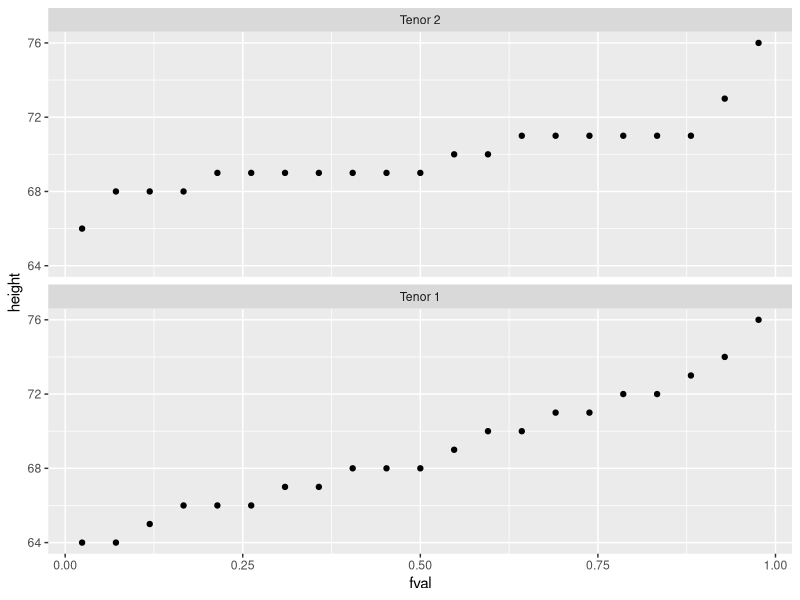
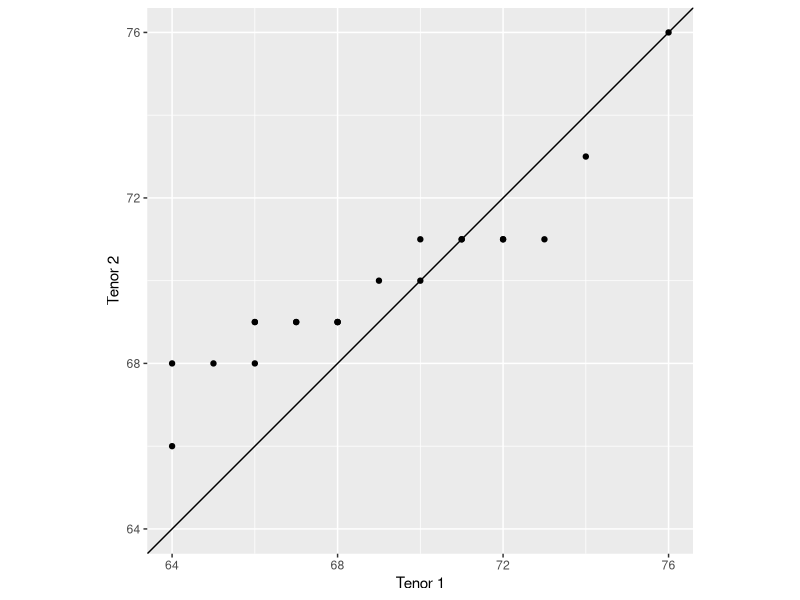
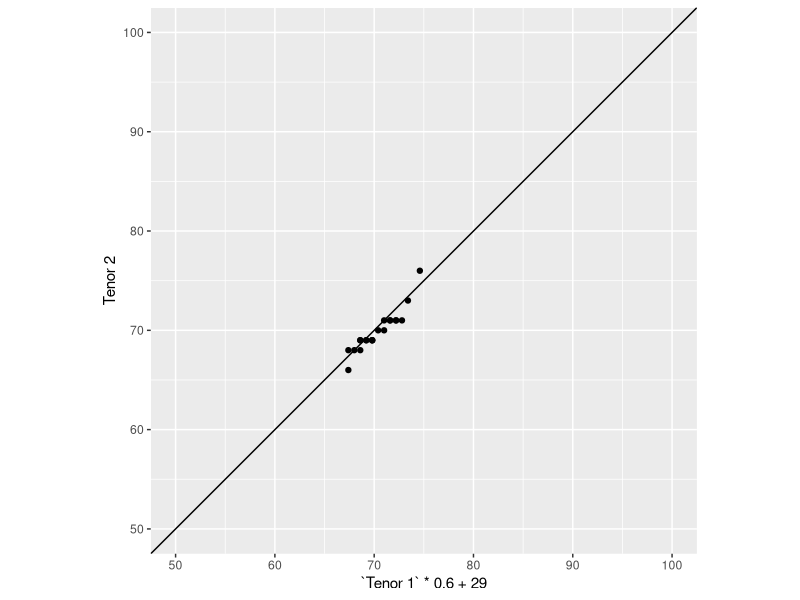
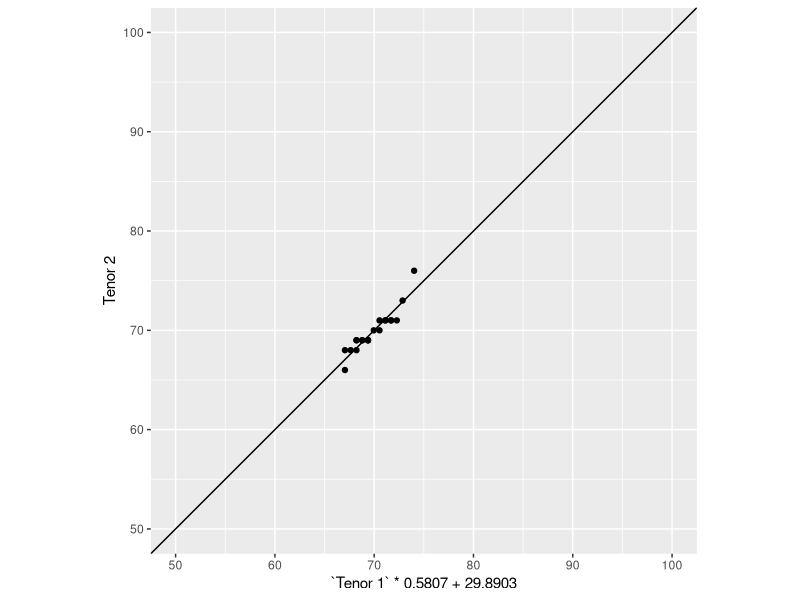
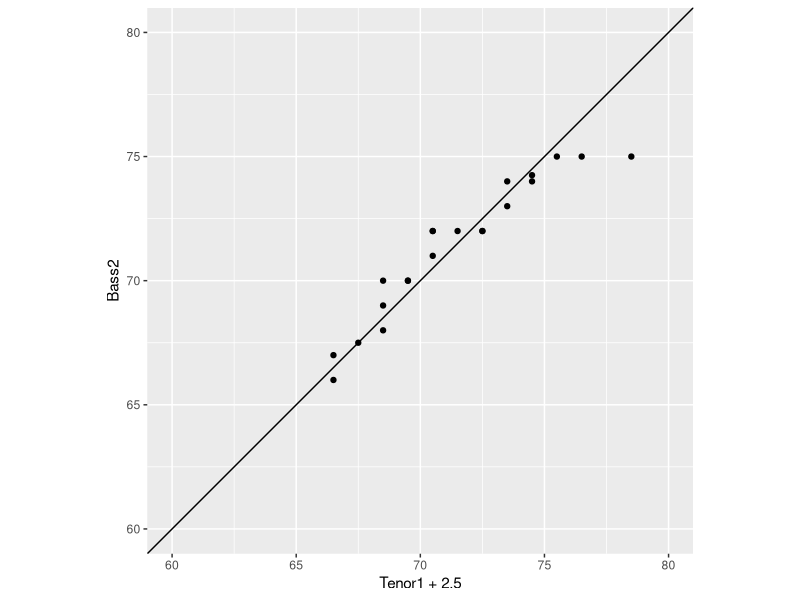

Reproduce these figures in R, in order.
library(dplyr)
library(ggplot2)
library(tidyr)

# Load data
df  <- lattice::singer  # The lattice package should already be in the system library

# Compute f-values
df2 <- df %>% 
  filter(voice.part %in% c("Tenor 1", "Tenor 2")) %>% 
  mutate(voice.part = droplevels(voice.part)) %>% 
  group_by(voice.part) %>% 
  arrange(height) %>% 
  mutate(fval = (row_number() - 0.5) / n() )

ggplot(df2, aes(x=fval, y=height)) + geom_point() + 
  facet_wrap(~voice.part, ncol=1) 

# A better approach is to map to a common variable: the f-value
# We can spread by voice.part and height because both
# voice parts share the same f-value. If they didn't, we would
# get an error message.
df3 <- pivot_wider(df2, names_from =  voice.part , values_from =  height)

xylim <- range(df2$height)
ggplot(df3, aes(x = `Tenor 1`, y = `Tenor 2`)) + geom_point() +
  geom_abline(intercept = 0, slope = 1) + 
  ylim(xylim) + xlim(xylim) + 
  coord_fixed(ratio = 1)


# If offset to line additive or subtraction depending on way.
# When dots are at an angle we have a multiplicative relationship.
# Can have a mixture of the two like we have here

# We can try and manipulate values to fit the 45 degree line
# How does Tenor 2 compare to Tenor 1
xylim <- range(50, 100)
ggplot(df3, aes(x = `Tenor 1` * 0.6 + 29, y = `Tenor 2`)) + geom_point() +
  geom_abline(intercept = 0, slope = 1) + 
  ylim(xylim) + xlim(xylim) + 
  coord_fixed(ratio = 1)


lm(`Tenor 2` ~ `Tenor 1`, df3)

xylim <- range(50, 100)
ggplot(df3, aes(x = `Tenor 1` * 0.5807 + 29.8903, y = `Tenor 2`)) + geom_point() +
  geom_abline(intercept = 0, slope = 1) + 
  ylim(xylim) + xlim(xylim) + 
  coord_fixed(ratio = 1)

# This worked well because we have same number of observations.


## What if the number of observations do not match? 


df4 <- df %>% 
  filter(voice.part %in% c("Tenor 1", "Bass 2")) %>% 
  droplevels() 

# Base qq plot
tenor1 <- df4 %>% filter(voice.part == "Tenor 1") %>% pull(height)
base2 <- df4 %>% filter(voice.part == "Bass 2") %>% pull(height)
qq.out <- as.data.frame(qqplot(x = tenor1, y = base2, plot.it = FALSE))
names(qq.out) <- c("Tenor1","Bass2")


xylim <- range(60, 80)
ggplot(qq.out, aes(x = Tenor1 + 2.5 , y = Bass2)) + geom_point() +
  geom_abline(intercept = 0, slope = 1) + 
  ylim(xylim) + xlim(xylim) + 
  coord_fixed(ratio = 1)
